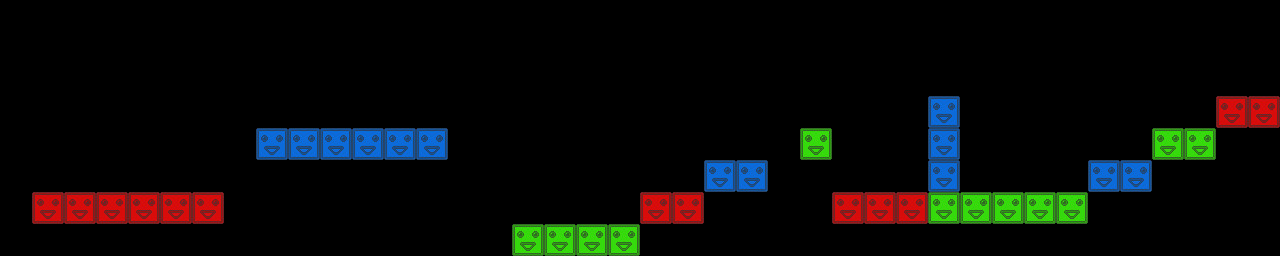

A level layout from a 2D game, rendered from its tile map. Below: a short description, then the map file with tile-grid data replaced by summaries:
An orthogonal 40x8 tile map with 32x32 px tiles, 3 tile layers (Red, Blue, Green) and 13 objects.

<map version="1.0" orientation="orthogonal" width="40" height="8" tilewidth="32" tileheight="32">
 <tileset firstgid="1" name="blocks" tilewidth="32" tileheight="32">
  <image source="blocks.png" trans="008080" width="96" height="32" />
 </tileset>
 <layer name="Red" width="40" height="8">
  <data>[320 cells, 13 non-empty, 1 distinct tile ids]</data>
 </layer>
 <layer name="Blue" width="40" height="8">
  <data>[320 cells, 13 non-empty, 1 distinct tile ids]</data>
 </layer>
 <layer name="Green" width="40" height="8">
  <data>[320 cells, 12 non-empty, 1 distinct tile ids]</data>
 </layer>
 <objectgroup name="Crystals" width="40" height="8">
  <object x="139" y="165" width="14" height="15">
   <ellipse />
  </object>
  <object x="236" y="82" width="19" height="23">
   <ellipse />
  </object>
  <object x="442" y="101" width="17" height="15">
   <ellipse />
  </object>
  <object x="474" y="79" width="16" height="16">
   <ellipse />
  </object>
  <object x="510" y="98" width="15" height="20">
   <ellipse />
  </object>
  <object x="532" y="125" width="13" height="19">
   <ellipse />
  </object>
  <object x="665" y="149" width="15" height="19">
   <ellipse />
  </object>
  <object x="732" y="117" width="15" height="21">
   <ellipse />
  </object>
  <object x="843" y="76" width="16" height="18">
   <ellipse />
  </object>
  <object x="974" y="168" width="15" height="14">
   <ellipse />
  </object>
  <object x="1115" y="120" width="14" height="16">
   <ellipse />
  </object>
  <object x="1178" y="86" width="16" height="15">
   <ellipse />
  </object>
  <object x="1243" y="57" width="14" height="15">
   <ellipse />
  </object>
 </objectgroup>
</map>
